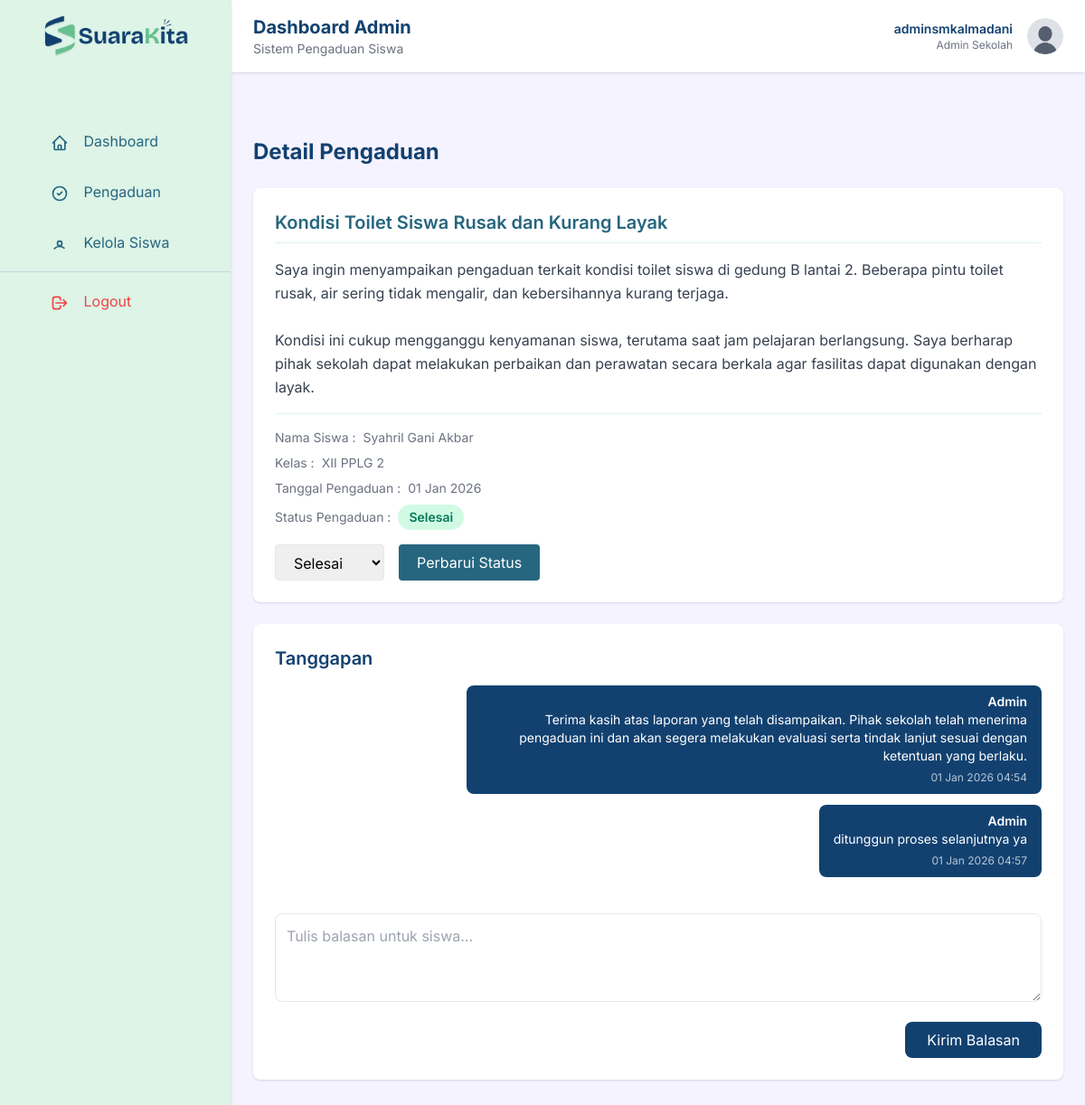
Screenshot of /admin/detail_pengaduan.php?id=8 (signed in) with the database file from the repository.
### tables this page shows
CREATE TABLE `pengaduan` (
  `id` int(11) NOT NULL,
  `siswa_id` int(11) NOT NULL,
  `sekolah_id` int(11) NOT NULL,
  `judul` varchar(100) NOT NULL,
  `isi` text NOT NULL,
  `status` enum('dikirim','diproses','selesai') DEFAULT 'dikirim',
  `created_at` timestamp NOT NULL DEFAULT current_timestamp(),
  `updated_at` timestamp NULL DEFAULT NULL ON UPDATE current_timestamp()
);

CREATE TABLE `users` (
  `id` int(11) NOT NULL,
  `sekolah_id` int(11) NOT NULL,
  `username` varchar(50) NOT NULL,
  `password` varchar(100) NOT NULL,
  `level` enum('admin','siswa') NOT NULL,
  `nama` varchar(100) DEFAULT NULL,
  `nis` varchar(20) DEFAULT NULL,
  `kelas` varchar(20) DEFAULT NULL
);

CREATE TABLE `tanggapan_pengaduan` (
  `id` int(11) NOT NULL,
  `pengaduan_id` int(11) NOT NULL,
  `pengirim` enum('siswa','admin') NOT NULL,
  `pesan` text NOT NULL,
  `created_at` timestamp NOT NULL DEFAULT current_timestamp()
);

### admin/detail_pengaduan.php (the view, shortened to what this page needs)
<?php
include '../config.php';
$sekolah_id = $_SESSION['sekolah_id'];
$id = $_GET['id'];
$pengaduan = mysqli_query($config, "
    SELECT p.*, u.nama, u.kelas
    FROM pengaduan p
    JOIN users u ON p.siswa_id = u.id
    WHERE p.id = '$id'
    AND p.sekolah_id = '$sekolah_id'
");
$data = mysqli_fetch_assoc($pengaduan);
$tanggapan = mysqli_query($config, "
    SELECT * FROM tanggapan_pengaduan
    WHERE pengaduan_id = '$id'
    ORDER BY created_at ASC
");
?>
<!DOCTYPE html>
<html lang="id">
<head>
    <script src="https://cdn.tailwindcss.com"></script>
</head>
<body class="bg-violet-50">
    <?php include 'partials/sidebar.php'; ?>
    <main class="ml-64 min-h-screen bg-violet-50">
    <?php include 'partials/header.php'; ?>
    <div class="p-6 mt-20 max-w-5xl mx-auto space-y-6">
        <h2 class="text-2xl font-bold text-navy">
            Detail Pengaduan
        </h2>
        <div class="bg-white rounded-lg shadow p-6 space-y-4">
            <h3 class="text-xl font-semibold text-teal border-b border-mint pb-2">
                <?= htmlspecialchars($data['judul']) ?>
            </h3>
            <div class="text-gray-700 leading-relaxed min-h-[150px]">
                <?= nl2br(htmlspecialchars($data['isi'])) ?>
            </div>
            <div class="text-sm text-gray-500 gap-3 border-t border-mint pt-4 space-y-2">
                <p class="flex items-center gap-2">Nama Siswa :
                    <span><?= htmlspecialchars($data['nama']) ?></span>
                </p>
                <p class="flex items-center gap-2">Kelas :
                    <span><?= htmlspecialchars($data['kelas']) ?></span>
                </p>
                <p class="flex items-center gap-2">Tanggal Pengaduan :
                    <span><?= date('d M Y', strtotime($data['created_at'])) ?></span>
                </p>
                <p class="flex items-center gap-2">Status Pengaduan :
                <span class="px-3 py-1 rounded-full text-sm font-semibold
                    <?php
                        switch ($data['status']) {
                            case 'selesai':
                                echo 'bg-emerald-100 text-emerald-700';
                                break;
                        }
                    ?>">
                    <?= ucfirst($data['status']); ?>
                </span>
            </div>
            <form action="../aksi/aksi_update_status.php" method="POST" class="mt-6 flex items-center gap-4">
                <select name="status" class="border px-4 py-2 rounded">
                    <option value="selesai" <?= $data['status']=='selesai'?'selected':''; ?>>Selesai</option>
                </select>
                <button type="submit" class="bg-teal text-white px-5 py-2 rounded">
                    Perbarui Status
                </button>
            </form>
        </div>
        <div class="bg-white rounded-lg shadow p-6 space-y-6">
            <div>
                <h2 class="text-xl font-semibold text-navy mb-4">Tanggapan</h2>
                <?php while ($row = mysqli_fetch_assoc($tanggapan)): ?>
                    <div class="<?= $row['pengirim'] == 'admin' ? 'text-right' : 'text-left' ?> mb-3">
                        <div class="inline-block max-w-[75%] px-4 py-2 rounded-lg
                            <?= $row['pengirim'] == 'admin'? 'bg-navy text-white': 'bg-mint text-navy' ?>">
                            <p class="text-sm font-semibold">
                                <?= ucfirst($row['pengirim']) ?>
                            </p>
                            <p class="text-sm">
                                <?= nl2br(htmlspecialchars($row['pesan'])) ?>
                            </p>
                            <span class="text-xs opacity-70">
                                <?= date('d M Y H:i', strtotime($row['created_at'])) ?>
                            </span>
                        </div>
                    </div>
                <?php endwhile; ?>
            </div>
            <form action="../aksi/kirim_tanggapan_admin.php" method="post" class="space-y-4">
                <textarea
                    name="isi"
                    rows="3"
                    required
                    placeholder="Tulis balasan untuk siswa..."
                    class="w-full border rounded-lg p-3 focus:ring-2 focus:ring-navy"
                ></textarea>
                <div class="flex justify-end items-center">
                    <button class="bg-navy text-white px-6 py-2 rounded-lg">
                        Kirim Balasan
                    </button>
                </div>
            </form>
        </div>
    </div>
    </main>
</body>
</html>

### admin/detail_pengaduan.php (style rules this page uses)
html, body { font-family: 'Inter', ui-sans-serif, system-ui, -apple-system, BlinkMacSystemFont, "Segoe UI", Roboto, "Helvetica Neue", Arial, "Noto Sans", sans-serif; }

### rows the page displays
pengaduan: judul "Kondisi Toilet Siswa Rusak dan Kurang Layak", isi "Saya ingin menyampaikan pengaduan terkait kondisi toilet siswa di gedung B lantai 2. Beberapa pintu toilet rusak, air sering tidak mengalir, dan kebersihannya kurang terjaga. Kondisi ini cukup mengganggu kenyamanan siswa, terutama saat jam pelajaran berlangsung. Saya berharap pihak sekolah dapat melakukan perbaikan dan perawatan secara berkala agar fasilitas dapat digunakan dengan layak.", users.nama "Syahril Gani Akbar", users.kelas "XII PPLG 2", created_at "01 Jan 2026", status "Selesai"
tanggapan_pengaduan: pengirim "Admin", pesan "Terima kasih atas laporan yang telah disampaikan. Pihak sekolah telah menerima pengaduan ini dan akan segera melakukan evaluasi serta tindak lanjut sesuai dengan ketentuan yang berlaku.", created_at "01 Jan 2026 04:54"
tanggapan_pengaduan: pengirim "Admin", pesan "ditunggun proses selanjutnya ya", created_at "01 Jan 2026 04:57"

### other values shown
$_SESSION['admin_username'] "adminsmkalmadani"
$adminUsername "adminsmkalmadani"
